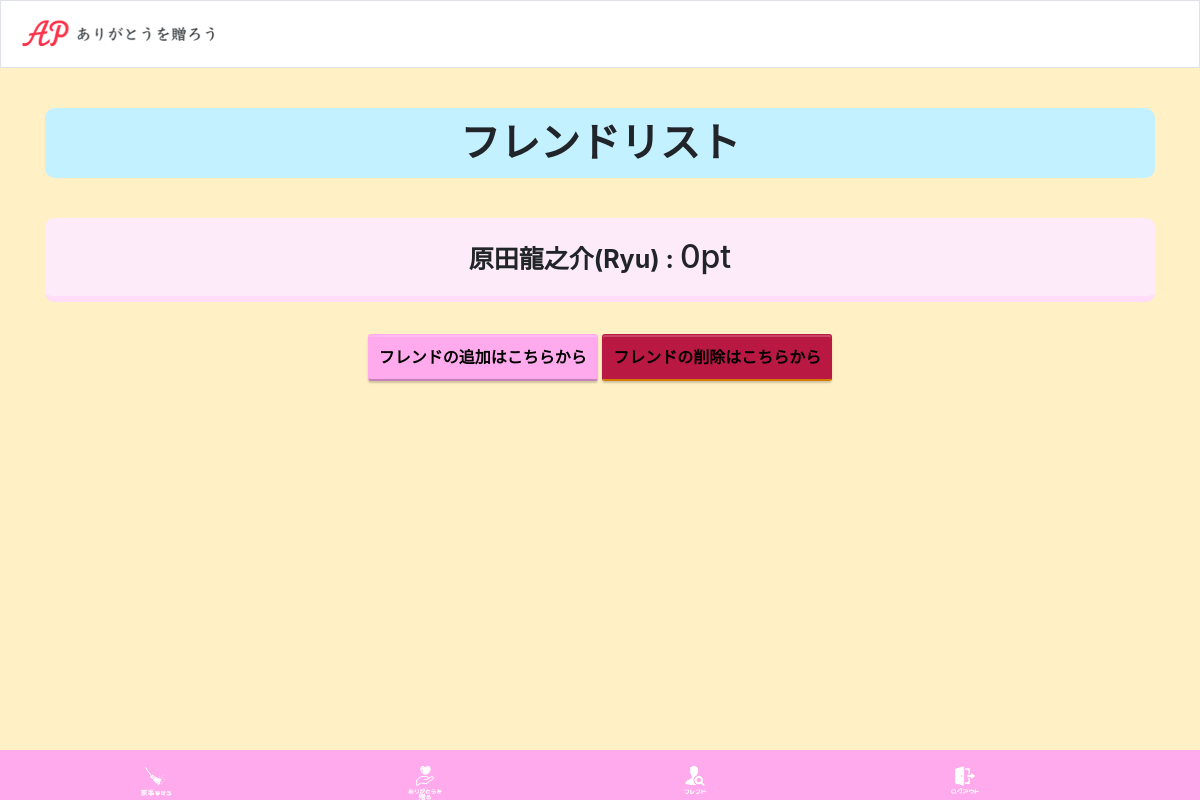
Before: /friend (signed in) with the older database file.
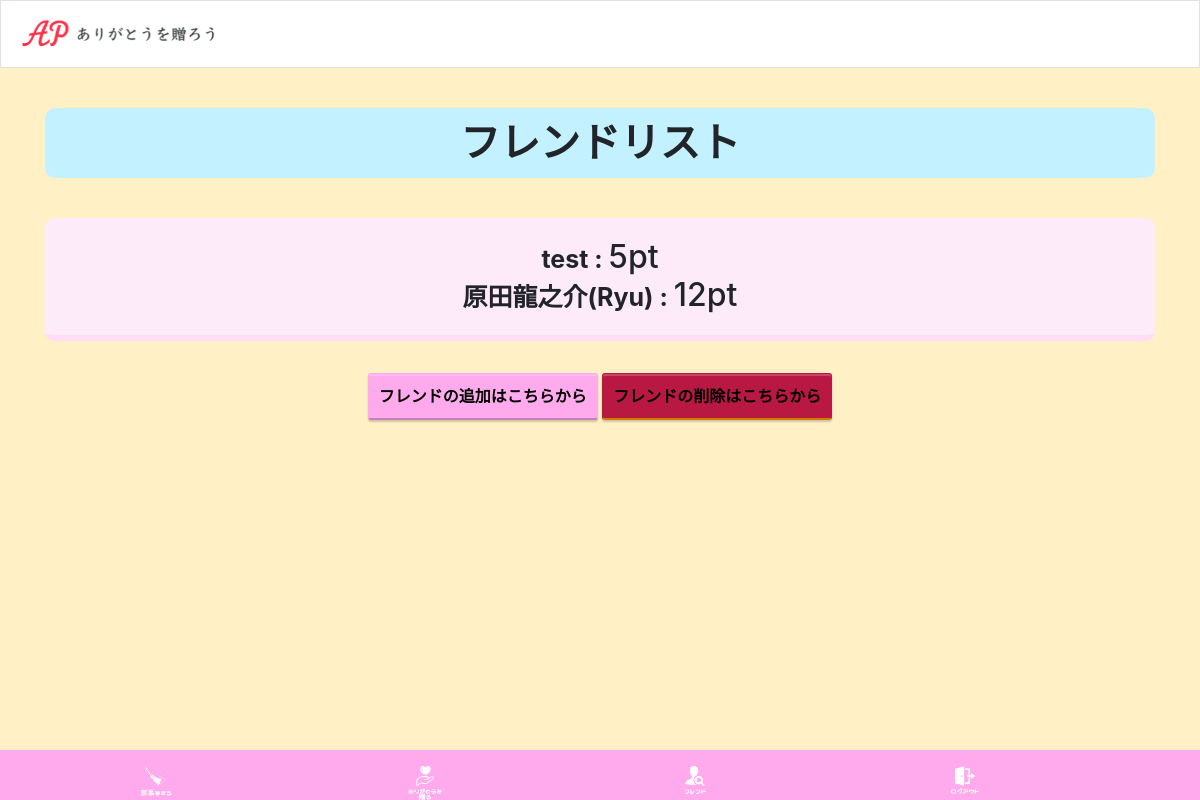
After: the same page with the newer database file.
### tables this page shows
CREATE TABLE 'users' (
id VARCHAR PRIMARY KEY,
name TEXT NOT NULL,
point INTEGER,
image_url VARCHAR,
created_at TIMESTAMP NOT NULL DEFAULT CURRENT_TIMESTAMP,
updated_at TIMESTAMP NOT NULL DEFAULT CURRENT_TIMESTAMP,
last_login_date TIMESTAMP NOT NULL DEFAULT CURRENT_TIMESTAMP
);

### application.py (the view)
@app.route('/friend', methods = ['GET', 'POST'])
def foreign_friend_index():
    if 'id' not in session:
        return redirect('/')
    return friend_index()

### friend.py (called while the page is built)
def friend_index():
    if request.method == 'GET':
        db = conn.cursor()
        db.execute("SELECT * FROM users WHERE id IN (SELECT partner_id FROM friends WHERE user_id = ?)", (session["id"],))
        friends_information = db.fetchall()
        return render_template('friend_list.html', friends_information = friends_information)

### templates/friend_list.html (shortened to what this page needs)
{% extends "header.html" %}
{% block main %}
<!DOCTYPE html>
<html lang="jp">
    <head>
        <link rel="stylesheet" href="https://cdn.jsdelivr.net/npm/bootstrap@4.5.3/dist/css/bootstrap.min.css">
        <link rel="stylesheet" href="static/css/friend_list.css">
    </head>
    <body>
        <h1>フレンドリスト</h1>
        <div class="friend_list">
            {% for friend_information in friends_information %}
                <div class="friend_information">
                    <p style="display:inline"> {{ friend_information[1] }} : </p>
                    <h2 style="display:inline">{{ friend_information[2] }}pt</h2>
                </div>
            {% endfor %}
        </div>
        <a href = "/search" class = "btn" id= "add">フレンドの追加はこちらから</a>
        <a href = "/delete" class = "btn" id = "delete">フレンドの削除はこちらから</a>
    </body>
</html>
{% endblock %}

Changed rows visible on the page:
added users: name "test", point "5"
changed users "原田龍之介(Ryu)": point "0" → "12"
